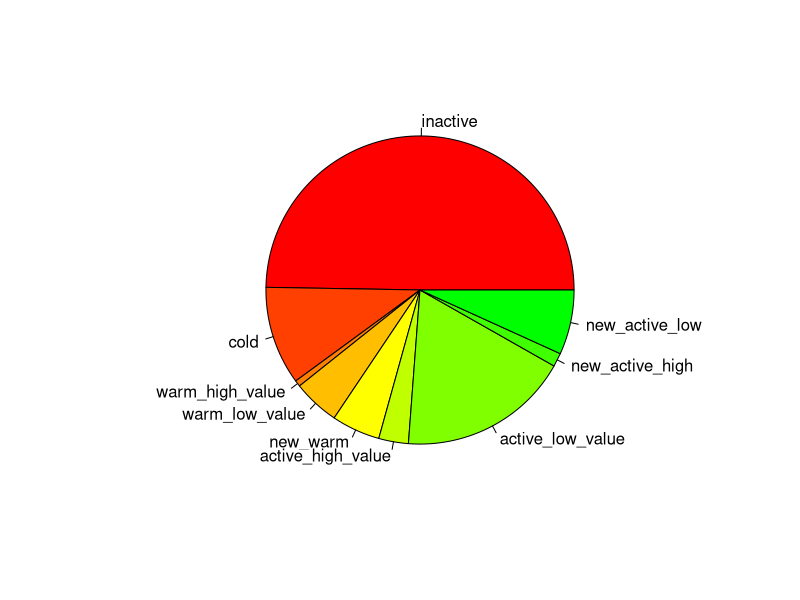
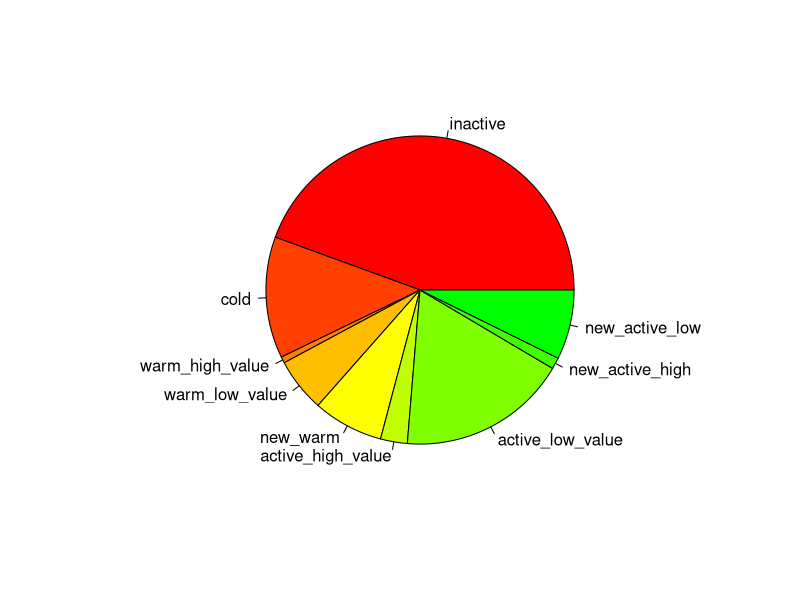
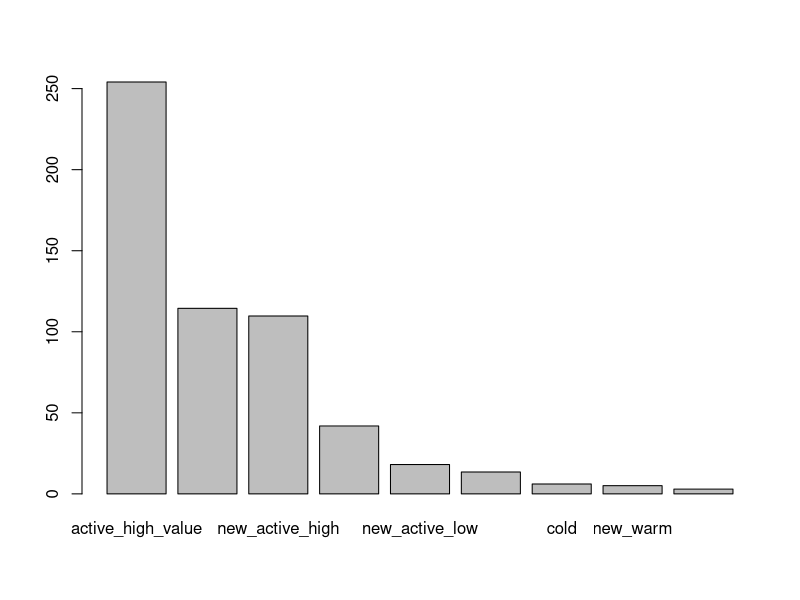

Here is the R script that generated these plots, in order:
# __________________________________________________________
# //////////////////////////////////////////////////////////
#
#    MODULE 2 - MANAGERIAL SEGMENTATION
# __________________________________________________________
# //////////////////////////////////////////////////////////

# To clean up the memory of your current R session run the following line
rm(list=ls(all=TRUE))

# --- COMPUTING RECENCY, FREQUENCY, MONETARY VALUE ---------
# Load text file into local variable called 'data'
data = read.delim(file = 'purchases.txt', header = FALSE, sep = '\t', dec = '.')

# Add headers and interpret the last column as a date, extract year of purchase
colnames(data) = c('customer_id', 'purchase_amount', 'date_of_purchase')
data$date_of_purchase = as.Date(data$date_of_purchase, "%Y-%m-%d")
data$year_of_purchase = as.numeric(format(data$date_of_purchase, "%Y"))
data$days_since       = as.numeric(difftime(time1 = "2016-01-01",
                                            time2 = data$date_of_purchase,
                                            units = "days"))

# Display the data after transformation
head(data)
summary(data)

# Compute key marketing indicators using SQL language
library(sqldf)

# Compute recency, frequency, and average purchase amount
customers_2015 = sqldf("SELECT customer_id,
                       MIN(days_since) AS 'recency',
                       MAX(days_since) AS 'first_purchase',
                       COUNT(*) AS 'frequency',
                       AVG(purchase_amount) AS 'amount'
                       FROM data GROUP BY 1")

# Explore the data
#head(customers_2015)
#summary(customers_2015)
#hist(customers_2015$recency)
#hist(customers_2015$frequency)
#hist(customers_2015$amount)
#hist(customers_2015$amount, breaks = 100)


# --- CODING A MANAGERIAL SEGMENTATION ---------------------


# Simple 2-segment solution based on recency alone
#customers_2015$segment = ifelse(test = customers_2015$recency > 365*3, yes = "inactive", no = "NA")
#table(customers_2015$segment)
#aggregate(x = customers_2015[, 2:5], by = list(customers_2015$segment), mean)

# A more complex 3-segment solution based on recency alone
#customers_2015$segment = ifelse(test = customers_2015$recency > 365*3,
#                                yes = "inactive",
#                                no = ifelse(test = customers_2015$recency > 365*2,
#                                            yes = "cold",
#                                            no = "NA"))
#table(customers_2015$segment)
#aggregate(x = customers_2015[, 2:5], by = list(customers_2015$segment), mean)

# Simple 2-segment solution using the which statement
#customers_2015$segment = "NA"
#customers_2015$segment[which(customers_2015$recency > 365*3)] = "inactive"
#table(customers_2015$segment)
#aggregate(x = customers_2015[, 2:5], by = list(customers_2015$segment), mean)

# More complex 4-segment solution using which
#customers_2015$segment = "NA"
#customers_2015$segment[which(customers_2015$recency > 365*3)] = "inactive"
#customers_2015$segment[which(customers_2015$recency <= 365*3 & customers_2015$recency > 365*2)] = "cold"
#customers_2015$segment[which(customers_2015$recency <= 365*2 & customers_2015$recency > 365*1)] = "warm"
#customers_2015$segment[which(customers_2015$recency <= 365)] = "active"
#table(customers_2015$segment)
#aggregate(x = customers_2015[, 2:5], by = list(customers_2015$segment), mean)

# Complete segment solution using which, and exploiting previous test as input
customers_2015$segment = "NA"
customers_2015$segment[which(customers_2015$recency > 365*3)] = "inactive"
customers_2015$segment[which(customers_2015$recency <= 365*3 & customers_2015$recency > 365*2)] = "cold"
customers_2015$segment[which(customers_2015$recency <= 365*2 & customers_2015$recency > 365*1)] = "warm"
customers_2015$segment[which(customers_2015$recency <= 365)] = "active"
customers_2015$segment[which(customers_2015$segment == "warm" & customers_2015$first_purchase <= 365*2)] = "new_warm"
customers_2015$segment[which(customers_2015$segment == "warm" & customers_2015$amount < 100)] = "warm_low_value"
customers_2015$segment[which(customers_2015$segment == "warm" & customers_2015$amount >= 100)] = "warm_high_value"
customers_2015$segment[which(customers_2015$segment == "active" & customers_2015$first_purchase <= 365)] = "new_active"
# Create two new segments - "newactive high" and "new active low" from "new active"
customers_2015$segment[which(customers_2015$segment == "new_active" & customers_2015$amount < 100)] = "new_active_low"
customers_2015$segment[which(customers_2015$segment == "new_active" & customers_2015$amount >= 100)] = "new_active_high"

customers_2015$segment[which(customers_2015$segment == "active" & customers_2015$amount < 100)] = "active_low_value"
customers_2015$segment[which(customers_2015$segment == "active" & customers_2015$amount >= 100)] = "active_high_value"


table(customers_2015$segment)
aggregate(x = customers_2015[, 2:5], by = list(customers_2015$segment), mean)

# Re-order factor in a way that makes sense
customers_2015$segment = factor(x = customers_2015$segment, levels = c("inactive", "cold",
                                                                       "warm_high_value", "warm_low_value", "new_warm",
                                                                       "active_high_value", "active_low_value", "new_active_high", "new_active_low"))

table(customers_2015$segment)
pie(table(customers_2015$segment), col = rainbow(24))
aggregate(x = customers_2015[, 2:5], by = list(customers_2015$segment), mean)


# --- SEGMENTING A DATABASE RETROSPECTIVELY ----------------


# Compute key marketing indicators using SQL language
library(sqldf)

# Compute recency, frequency, and average purchase amount
customers_2014 = sqldf("SELECT customer_id,
                       MIN(days_since) - 365 AS 'recency',
                       MAX(days_since) - 365 AS 'first_purchase',
                       COUNT(*) AS 'frequency',
                       AVG(purchase_amount) AS 'amount'
                       FROM data
                       WHERE days_since > 365
                       GROUP BY 1")

# Complete segment solution using which, and exploiting previous test as input
customers_2014$segment = "NA"
customers_2014$segment[which(customers_2014$recency > 365*3)] = "inactive"
customers_2014$segment[which(customers_2014$recency <= 365*3 & customers_2014$recency > 365*2)] = "cold"
customers_2014$segment[which(customers_2014$recency <= 365*2 & customers_2014$recency > 365*1)] = "warm"
customers_2014$segment[which(customers_2014$recency <= 365)] = "active"
customers_2014$segment[which(customers_2014$segment == "warm" & customers_2014$first_purchase <= 365*2)] = "new_warm"
customers_2014$segment[which(customers_2014$segment == "warm" & customers_2014$amount < 100)] = "warm_low_value"
customers_2014$segment[which(customers_2014$segment == "warm" & customers_2014$amount >= 100)] = "warm_high_value"
customers_2014$segment[which(customers_2014$segment == "active" & customers_2014$first_purchase <= 365)] = "new_active"
# Create two new segments - "newactive high" and "new active low" from "new active"
customers_2014$segment[which(customers_2014$segment == "new_active" & customers_2014$amount < 100)] = "new_active_low"
customers_2014$segment[which(customers_2014$segment == "new_active" & customers_2014$amount >= 100)] = "new_active_high"


customers_2014$segment[which(customers_2014$segment == "active" & customers_2014$amount < 100)] = "active_low_value"
customers_2014$segment[which(customers_2014$segment == "active" & customers_2014$amount >= 100)] = "active_high_value"
table(customers_2014$segment)

# Re-order factor in a way that makes sense
customers_2014$segment = factor(x = customers_2014$segment, levels = c("inactive", "cold",
                                                                       "warm_high_value", "warm_low_value", "new_warm",
                                                                       "active_high_value", "active_low_value", "new_active_high", "new_active_low"))

# Show segmentation results
table(customers_2014$segment)
pie(table(customers_2014$segment), col = rainbow(24))
aggregate(x = customers_2014[, 2:5], by = list(customers_2014$segment), mean)


# --- COMPUTING REVENUE GENERATION PER SEGMENT -------------
# Compute how much revenue is generated by segments
# Notice that people with no revenue in 2015 do NOT appear
revenue_2015 = sqldf("SELECT customer_id, SUM(purchase_amount) AS 'revenue_2015'
                      FROM data
                      WHERE year_of_purchase = 2015
                      GROUP BY 1")
summary(revenue_2015)


# Merge 2015 customers and 2015 revenue (the wrong way)
#actual = merge(customers_2015, revenue_2015)

# Merge 2015 customers and 2015 revenue (correct)
actual = merge(customers_2015, revenue_2015, all.x = TRUE)
actual$revenue_2015[is.na(actual$revenue_2015)] = 0

# Show average revenue per customer and per segment
aggregate(x = actual$revenue_2015, by = list(customers_2015$segment), mean)

# Merge 2014 customers and 2015 revenue (correct)
forward = merge(customers_2014, revenue_2015, all.x = TRUE)
forward$revenue_2015[is.na(forward$revenue_2015)] = 0

# Show average revenue per customer and per segment
r = aggregate(x = forward$revenue_2015, by = list(customers_2014$segment), mean)
print(r)

# Re-order and display results
r = r[order(r$x, decreasing = TRUE), ]
print(r)
barplot(r$x, names.arg = r$Group.1)
